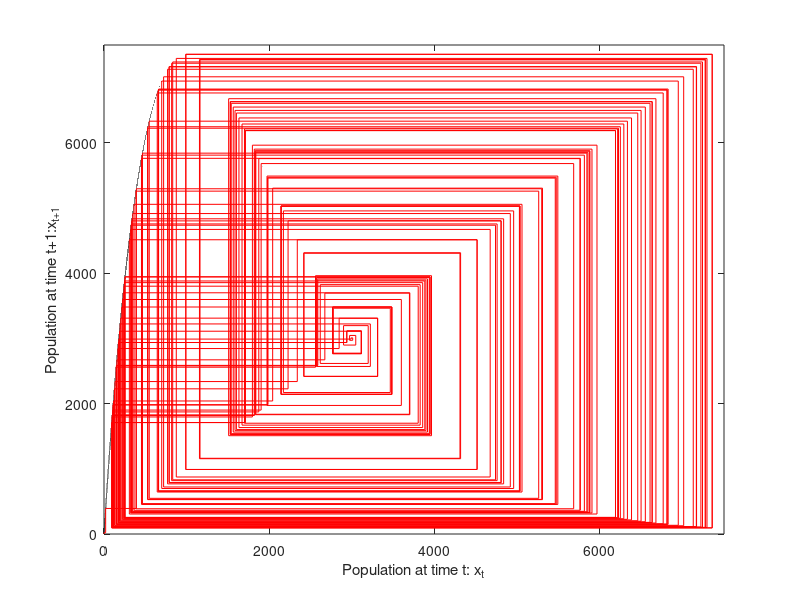
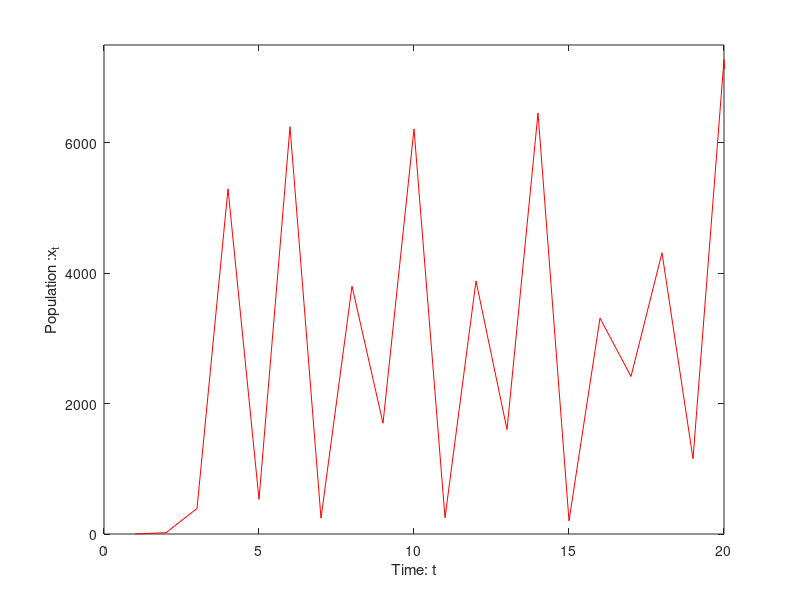

Write the MATLAB code that produced these figures, in order.

% Plot function
at = [0:0.01:7500];

n = 1000;
b = 20;
at1 = b*at.*exp(-at/n);

% Iterate the function
a(1) = 1;
t = [1:1:200];
for i = t
    a(i+1) = b*a(i).*exp(-a(i)/n);
end


% Make a cobweb diagram
j = 0;
for i = 1:1:(length(a) - 1)
    j = j + 1;
    a2(j) = a(i);
    a3(j) = a(i);
    j = j + 1;
    a2(j) = a(i);
    a3(j) = a(i+1);
end

% Plot cobweb diagram
figure(1)
plot(at, at1, 'k-', at, at, 'k--', a2, a3, 'r-')
xlabel('Population at time t: x_t')
ylabel('Population at time t+1:x_{t+1}')
axis([0 7500 0 7500])

% Plot time series
figure(2)
plot(t, a(1:max(t)), 'r')
xlabel('Time: t')
ylabel('Population :x_{t}')
axis([0 20 0 7500])

